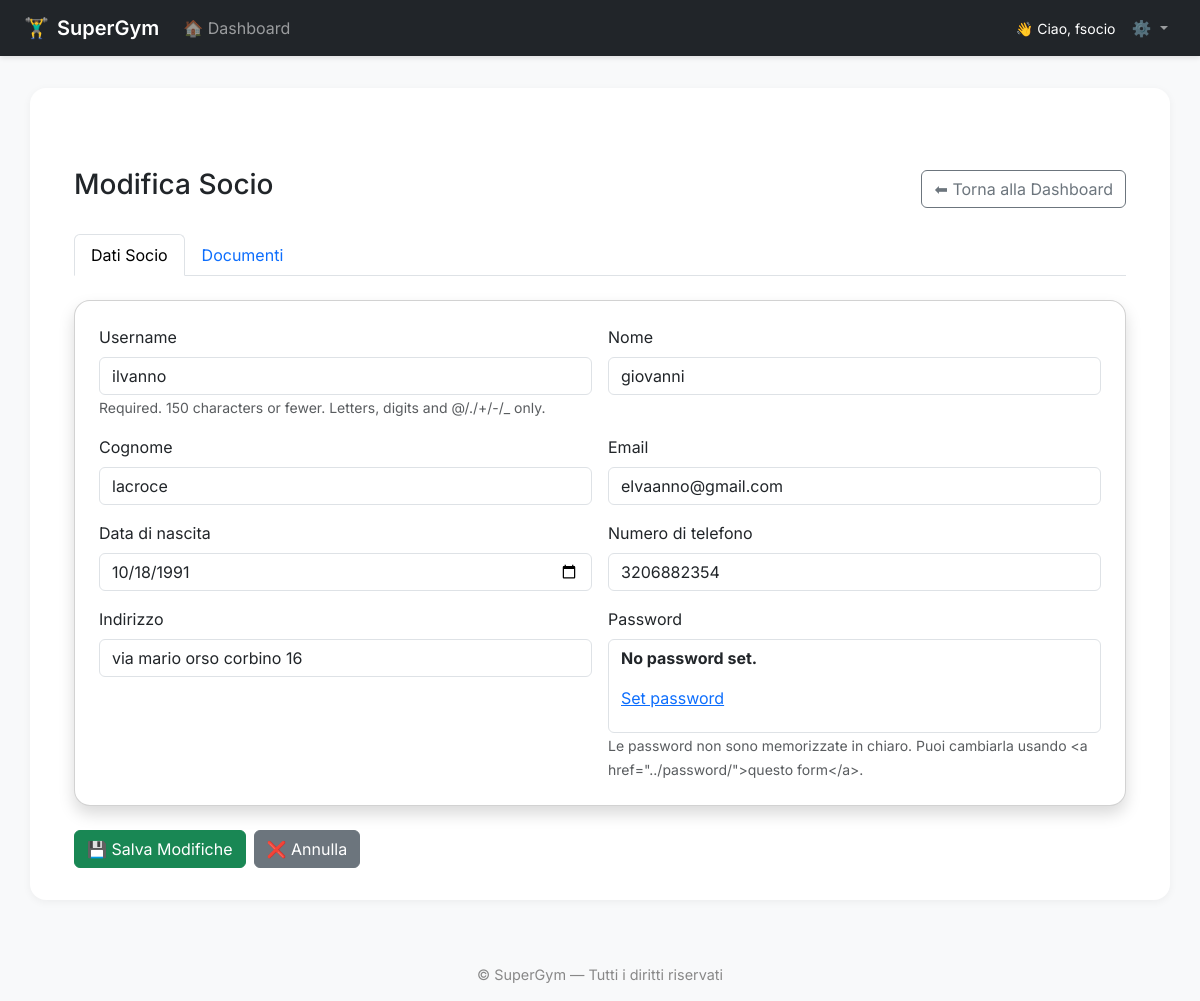
The page /members/edit/13/ (signed in) on the database its author committed.
### members/models.py (models this page shows, shortened)
class Member(AbstractUser):
    first_name = models.CharField(_("Nome"), max_length=150, blank=False)
    last_name = models.CharField(_("Cognome"), max_length=150, blank=False)
    email = models.EmailField(_("Email"), blank=False)
    date_of_birth = models.DateField(_("Data di nascita"), null=True, blank=True)
    phone_number = models.CharField(_("Numero di telefono"), max_length=20, blank=True)
    address = models.CharField(_("Indirizzo"), max_length=255, blank=True)
    class Meta:
        verbose_name = _("Socio")
        verbose_name_plural = _("Soci")
        ordering = ['last_name', 'first_name']

### members/views.py (the view)
# urls.py: path("edit/<int:member_id>/", views.edit_member, name="edit_member"),
@login_required
def edit_member(request, member_id):
    member = get_object_or_404(Member, id=member_id)
    if request.method == "POST":
        form = MemberChangeForm(request.POST, instance=member)
        formset = MemberDocumentFormSet(request.POST, request.FILES, queryset=member.documents.all())
        if form.is_valid() and formset.is_valid():
            form.save()
            docs = formset.save(commit=False)
            for doc in docs:
                doc.member = member
                doc.save()
            for obj in formset.deleted_objects:
                obj.delete()
            return render(request, "member_edit.html", {
                "member": member,  # <-- questo deve essere sempre un oggetto Member con id
                "form": form,
                "formset": formset,
            })
    else:
        form = MemberChangeForm(instance=member)
        formset = MemberDocumentFormSet(queryset=member.documents.all())
    return render(request, "member_edit.html", {
        "member": member,
        "form": form,
        "formset": formset,
    })

### members/forms.py
class MemberChangeForm(UserChangeForm):
    password = ReadOnlyPasswordHashField(
        label="Password",
        help_text=(
            "Le password non sono memorizzate in chiaro. "
            "Puoi cambiarla usando <a href=\"../password/\">questo form</a>."
        ),
    )
    class Meta(UserChangeForm.Meta):
        model = Member
        fields = (
            'username', 'first_name', 'last_name', 'email',
            'date_of_birth', 'phone_number', 'address',
        )
        widgets = {
            'date_of_birth': forms.DateInput(attrs={'type': 'date'}),
        }

### templates/member_edit.html (shortened to what this page needs)
{% extends "base.html" %}
{% load widget_tweaks %}
{% block content %}
<div class="container mt-5">
    <div class="d-flex justify-content-between align-items-center mb-4">
        <h1 class="h3">Modifica Socio</h1>
        <a href="{% url 'dashboard' %}" class="btn btn-outline-secondary">⬅ Torna alla Dashboard</a>
    </div>
    <form method="post" enctype="multipart/form-data">
        <ul class="nav nav-tabs mb-4" id="editMemberTabs" role="tablist">
            <li class="nav-item" role="presentation">
                <button class="nav-link active" id="dati-tab" data-bs-toggle="tab" data-bs-target="#dati" type="button" role="tab" aria-controls="dati" aria-selected="true">Dati Socio</button>
            </li>
            <li class="nav-item" role="presentation">
                <button class="nav-link" id="documenti-tab" data-bs-toggle="tab" data-bs-target="#documenti" type="button" role="tab" aria-controls="documenti" aria-selected="false">Documenti</button>
            </li>
        </ul>
        <div class="tab-content" id="editMemberTabsContent">
            <div class="tab-pane fade show active" id="dati" role="tabpanel" aria-labelledby="dati-tab">
                <div class="card shadow mb-4 p-4">
                    <div class="row g-3">
                        {% for field in form %}
                            <div class="col-md-6">
                                <label class="form-label">{{ field.label }}</label>
                                {{ field|add_class:"form-control" }}
                                {% if field.help_text %}
                                    <small class="form-text text-muted">{{ field.help_text }}</small>
                                {% endif %}
                            </div>
                        {% endfor %}
                    </div>
                </div>
            </div>
        </div>
        <div class="mt-3 d-flex gap-2">
            <button type="submit" class="btn btn-success">💾 Salva Modifiche</button>
            <a href="{% url 'dashboard' %}" class="btn btn-secondary">❌ Annulla</a>
        </div>
    </form>
</div>
{% endblock %}

### templates/base.html (shortened to what this page needs)
<!DOCTYPE html>
{% load static %}
<html lang="it">
<head>
    <link href="https://cdn.jsdelivr.net/npm/bootstrap@5.3.2/dist/css/bootstrap.min.css" rel="stylesheet">
    <link href="{% static '/css/style.css' %}" rel="stylesheet">
</head>
<body>
<nav class="navbar navbar-expand-lg navbar-dark bg-dark">
    <div class="container-fluid px-4">
        <a class="navbar-brand d-flex align-items-center" href="{% url 'dashboard' %}">
            🏋️‍♂️ <span class="ms-2">SuperGym</span>
        </a>
        <div class="collapse navbar-collapse" id="navbarContent">
            {% if user.is_authenticated %}
            {% if user.is_staff or user.is_superuser %}
            <ul class="navbar-nav me-auto mb-2 mb-lg-0">
                <li class="nav-item dropdown">
                    <a class="nav-link dropdown-toggle" href="#" id="membersDropdown" role="button" data-bs-toggle="dropdown" aria-expanded="false">
                        👥 Soci
                    </a>
                    <ul class="dropdown-menu" aria-labelledby="membersDropdown">
                        <li><a class="dropdown-item" href="{% url 'dashboard' %}">📋 Lista Soci</a></li>
                        <li><a class="dropdown-item" href="{% url 'members:add_member' %}">➕ Aggiungi Socio</a></li>
                    </ul>
                </li>
                <li class="nav-item dropdown">
                    <a class="nav-link dropdown-toggle" href="#" id="docsDropdown" role="button" data-bs-toggle="dropdown" aria-expanded="false">
                        📄 Documenti
                    </a>
                    <ul class="dropdown-menu" aria-labelledby="docsDropdown">
                        <li><a class="dropdown-item" href="{% url 'members:medical_certificate_status' %}">🩺 Certificati Medici</a></li>
                        {% if user.is_superuser %}
                            <li><hr class="dropdown-divider"></li>
                            <li><a class="dropdown-item text-primary" href="{% url 'members:add_document_admin' %}">➕ Aggiungi Documento</a></li>
                        {% endif %}
                    </ul>
                </li>
                <li class="nav-item dropdown">
                    <a class="nav-link dropdown-toggle" href="#" id="subsDropdown" role="button" data-bs-toggle="dropdown" aria-expanded="false">
                        💳 Abbonamenti
                    </a>
                    <ul class="dropdown-menu" aria-labelledby="subsDropdown">
                        <li><a class="dropdown-item" href="{% url 'members:subscription_status' %}">📆 Stato Abbonamenti</a></li>
                        <li><a class="dropdown-item" href="{% url 'members:add_subscription_admin' %}">➕ Aggiungi Abbonamento</a></li>
                    </ul>
                </li>
            </ul>
            {% else %}
            <ul class="navbar-nav me-auto mb-2 mb-lg-0">
                <li class="nav-item">
                    <a class="nav-link" href="{% url 'dashboard' %}">🏠 Dashboard</a>
                </li>
            </ul>
            {% endif %}
            <ul class="navbar-nav ms-auto mb-2 mb-lg-0 align-items-center">
                <li class="nav-item me-2 text-white small">
                    👋 Ciao, {{ user.first_name|default:user.username }}
                </li>
                <li class="nav-item dropdown">
                    <a class="nav-link dropdown-toggle" href="#" id="systemDropdown" role="button" data-bs-toggle="dropdown" aria-expanded="false">
                        ⚙️
                    </a>
                </li>
            </ul>
            {% endif %}
        </div>
    </div>
</nav>
<main class="container main-container">
    {% block content %}{% endblock %}
</main>
<footer>
    © {{ now|date:"Y" }} SuperGym — Tutti i diritti riservati
</footer>
</body>
</html>

### static/css/style.css (style rules this page uses)
body { background-color: #f8f9fa; }
.card { border-radius: 1rem; }
body { font-family: 'Inter', sans-serif; background-color: #f8f9fa; }
.navbar { box-shadow: 0 2px 5px rgba(0,0,0,0.1); }
.navbar-brand { font-weight: 600; font-size: 1.25rem; }
.nav-link { transition: color 0.2s, transform 0.2s; }
.main-container { background: white; border-radius: 1rem; padding: 2rem; box-shadow: 0 2px 8px rgba(0,0,0,0.05); margin-top: 2rem; }
footer { text-align: center; font-size: 0.9rem; color: #888; margin-top: 3rem; padding: 1rem 0; }

### rows shown on the page
Member: first_name "fsocio"
Member: form "ilvanno" "giovanni" "lacroce" "elvaanno@gmail.com" "10/18/1991" "3206882354" "via mario orso corbino 16" "No password set. Set password"

### other values the page prints
{{ field.label }} "Username" "Nome" "Cognome" "Email" "Data di nascita" "Numero di telefono" "Indirizzo" "Password"
{{ field.help_text }} "Required. 150 characters or fewer. Letters, digits and @/./+/-/_ only." "Le password non sono memorizzate in chiaro. Puoi cambiarla usando <a href=\"../password/\">questo form</a>."
